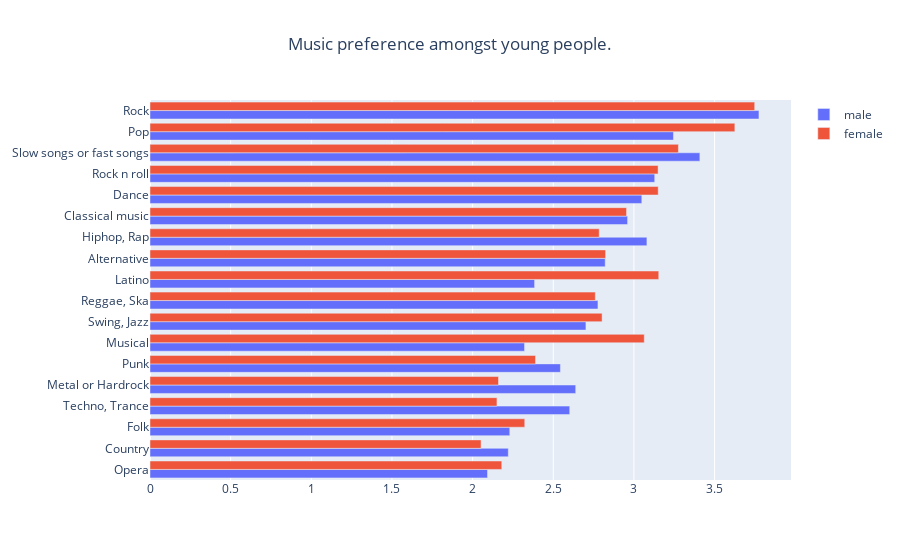

Notebook code for this chart:
### Code cell
fig = go.Figure()

name_list = ["male", "female"]
col_list = ["average score_x", "average score_y"]
for name, col in zip(name_list, col_list):
    fig.add_trace(go.Bar(
                         y= gendered_music_df["music"],
                         x= gendered_music_df[col],
                         name=name,
                         orientation="h",
                         )
                 )

fig.update_layout(title={"text": "Music preference amongst young people.", "x":0.5}, yaxis={'categoryorder':'sum ascending'})
fig.show()

### Figure 1 — Plotly figure (JSON) as saved in the notebook; plotly's stock layout.template omitted (floating-point values rounded to 4 significant figures)
{"data": [{"name": "male", "orientation": "h", "type": "bar", "x": [3.409, 3.049, 2.23, 2.221, 2.961, 2.322, 3.245, 3.775, 2.639, 2.544, 3.08, 2.777, 2.702, 3.129, 2.822, 2.384, 2.602, 2.092], "y": ["Slow songs or fast songs", "Dance", "Folk", "Country", "Classical music", "Musical", "Pop", "Rock", "Metal or Hardrock", "Punk", "Hiphop, Rap", "Reggae, Ska", "Swing, Jazz", "Rock n roll", "Alternative", "Latino", "Techno, Trance", "Opera"]}, {"name": "female", "orientation": "h", "type": "bar", "x": [3.276, 3.151, 2.323, 2.052, 2.954, 3.064, 3.626, 3.749, 2.16, 2.39, 2.785, 2.761, 2.803, 3.15, 2.825, 3.154, 2.151, 2.181], "y": ["Slow songs or fast songs", "Dance", "Folk", "Country", "Classical music", "Musical", "Pop", "Rock", "Metal or Hardrock", "Punk", "Hiphop, Rap", "Reggae, Ska", "Swing, Jazz", "Rock n roll", "Alternative", "Latino", "Techno, Trance", "Opera"]}], "layout": {"title": {"text": "Music preference amongst young people.", "x": 0.5}, "yaxis": {"categoryorder": "sum ascending"}}}
